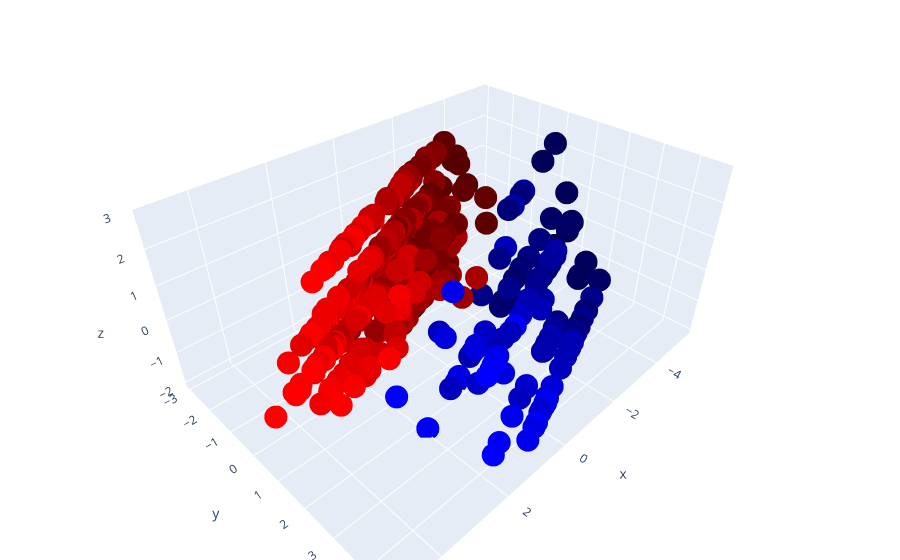

Write notebook code for a chart like this one.
### Code cell
#PCA pt.2
import plotly.graph_objs as go
data_merged = data.copy()
data_merged["pc1"] = pc1
data_merged["pc2"] = pc2
data_merged["pc3"] = pc3
def get_rgb(data):
    colors = []
    for i in range(data.shape[0]):
        if data["gender"].iloc[i] == "male":
            rgb = np.array([0, 0, 255.0])
        else:
            rgb = np.array([255.0, 0, 0])
        percentile_age = percentileofscore(data["age"], data["age"].iloc[i])
        rgb *= 1 - percentile_age / 150
        rgb = rgb.astype(int)
        colors.append(tuple(rgb))
    data["color"] = colors
get_rgb(data_merged)

trace = go.Scatter3d(x = data_merged["pc1"], y = data_merged["pc2"], z = data_merged["pc3"], 
                     mode='markers', 
                     hovertext = data_merged["first_name"] + [" "] * data_merged.shape[0] + data_merged["last_name"],
                     marker = {
                         "size": 8,
                         "color": [f'rgb({rgb[0]},{rgb[1]},{rgb[2]})' for rgb in data_merged["color"]]
                     })
fig = go.Figure(data = [trace], layout = go.Layout(margin = {"l": 0,"r": 0,"b": 0, "t": 0}))
fig.show()

### Figure 1 — Plotly figure (JSON) as saved in the notebook; plotly's stock layout.template omitted (floating-point values rounded to 4 significant figures; data arrays with more than 128 entries replaced by an {"elided": "..."} marker saying what was removed)
{"data": [{"hovertext": {"elided": "520 str values"}, "marker": {"color": {"elided": "520 str values"}, "size": 8}, "mode": "markers", "type": "scatter3d", "x": {"elided": "520 float values"}, "y": {"elided": "520 float values"}, "z": {"elided": "520 float values"}}], "layout": {"margin": {"b": 0, "l": 0, "r": 0, "t": 0}}}
